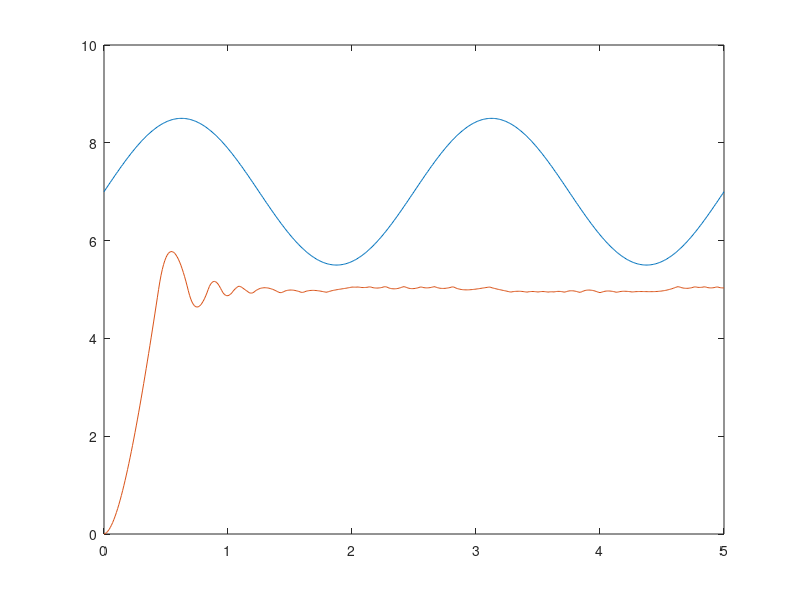

Write MATLAB code to recreate this figure. (Note: this script raises an error after producing the figure.)
%% Automatic DC Motor Speed Control - Control Concept
% This script provides a lightweight MATLAB representation of the
% incremental feedback algorithm described in the supplied project report.
%
% It is NOT the original Simulink model. The supplied files describe and
% show the Simulink model, but do not contain the original .slx file.

clear; clc; close all;

Ts = 0.01;                 % simulation step (s)
Tend = 5;                  % simulation time (s)
t = 0:Ts:Tend;

targetVoltage = 5;        % target motor voltage (V)

% Example variable input voltage, representing supply fluctuations.
Vin = 7 + 1.5*sin(2*pi*0.4*t);

motorVoltage = zeros(size(t));
pwm = zeros(size(t));

dutyStep = 0.02;
deadband = 0.05;

% Simple illustrative motor/plant response.
% This is only a control-concept model, not an identified motor model.
plantGain = 1.0;
timeConstant = 0.15;

for k = 2:length(t)

    error = targetVoltage - motorVoltage(k-1);

    if error > deadband
        pwm(k) = pwm(k-1) + dutyStep;
    elseif error < -deadband
        pwm(k) = pwm(k-1) - dutyStep;
    else
        pwm(k) = pwm(k-1);
    end

    pwm(k) = min(max(pwm(k), 0), 1);

    commandedVoltage = plantGain * pwm(k) * Vin(k);

    % First-order plant approximation
    motorVoltage(k) = motorVoltage(k-1) + ...
        (Ts/timeConstant) * (commandedVoltage - motorVoltage(k-1));
end

figure;
plot(t, Vin, 'DisplayName', 'Input Voltage');
hold on;
plot(t, motorVoltage, 'DisplayName', 'Motor Voltage');
yline(targetVoltage, '--', 'DisplayName', 'Target Voltage');
grid on;
xlabel('Time (s)');
ylabel('Voltage (V)');
title('Feedback-Based DC Motor Voltage Control');
legend('Location', 'best');

figure;
plot(t, 100*pwm);
grid on;
xlabel('Time (s)');
ylabel('PWM Duty Cycle (%)');
title('PWM Duty Cycle Response');
